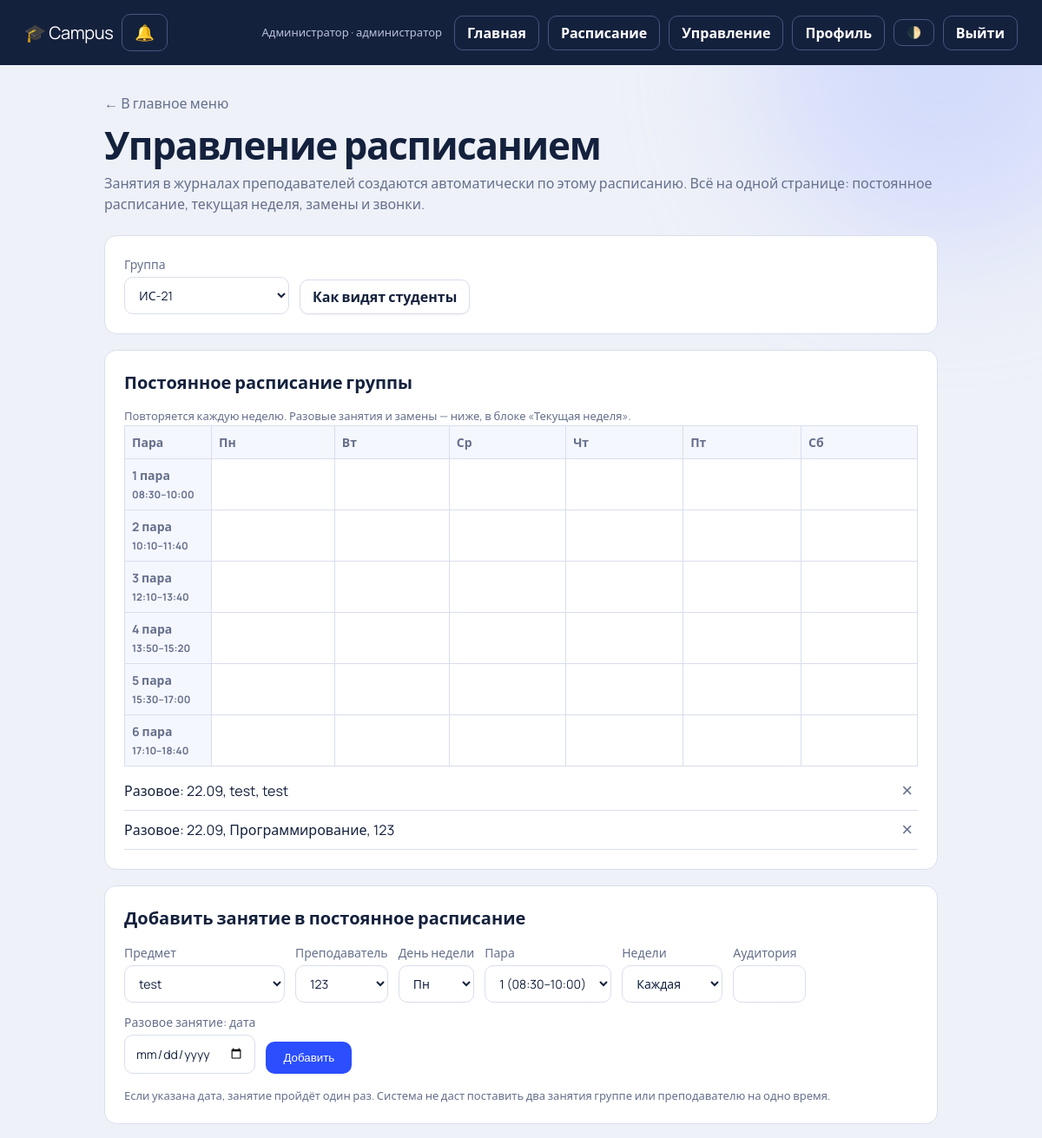
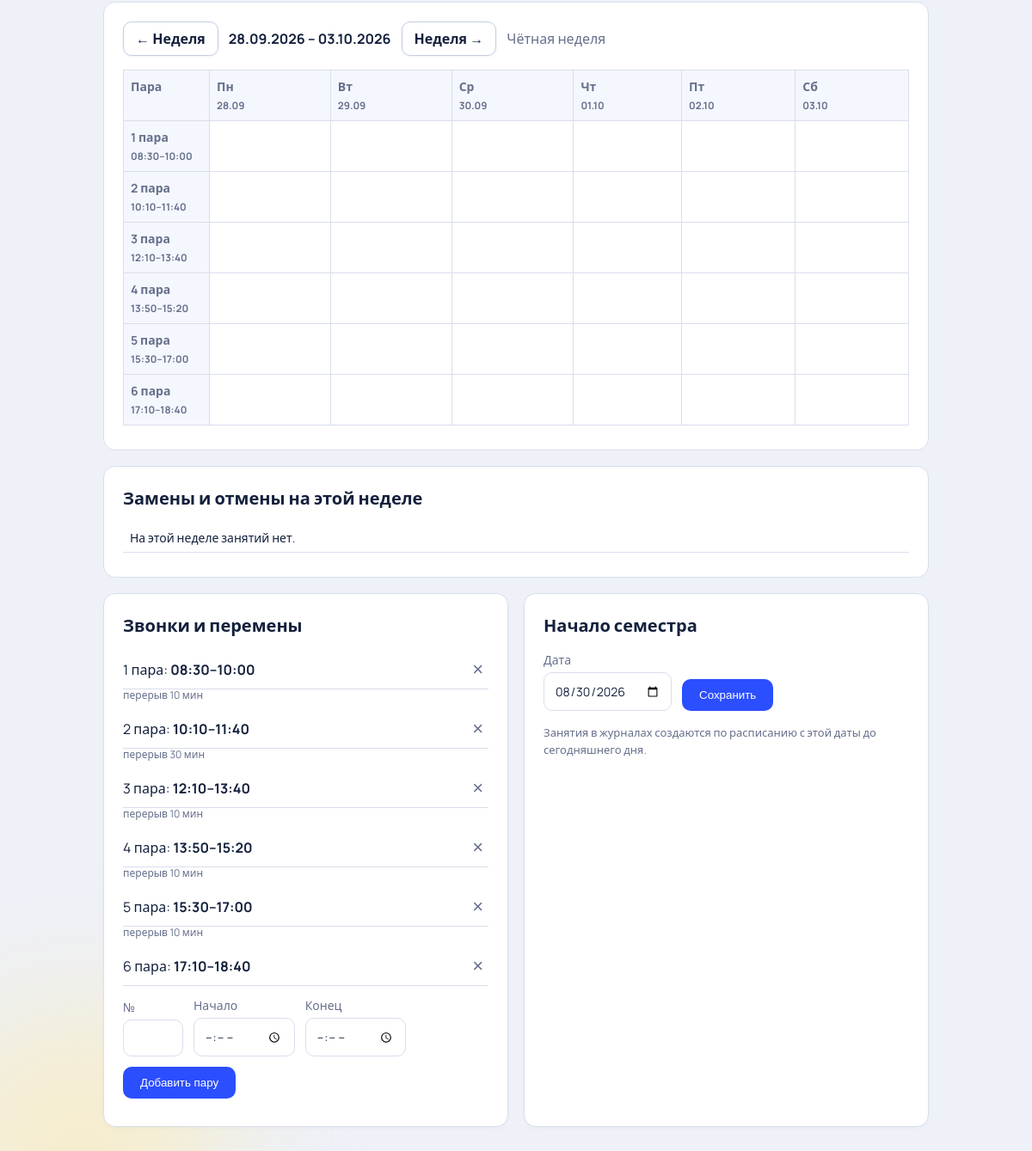
The page /dispatcher (signed in) on the database its author committed (2 pictures, top to bottom).
### tables this page shows
CREATE TABLE bells(id INTEGER PRIMARY KEY, num INTEGER UNIQUE NOT NULL, start TEXT NOT NULL, end TEXT NOT NULL);

CREATE TABLE schedule(id INTEGER PRIMARY KEY,
  group_id INTEGER NOT NULL REFERENCES groups(id) ON DELETE CASCADE,
  subject_id INTEGER NOT NULL REFERENCES subjects(id) ON DELETE CASCADE,
  teacher_id INTEGER NOT NULL REFERENCES users(id) ON DELETE CASCADE,
  bell_id INTEGER NOT NULL REFERENCES bells(id) ON DELETE CASCADE,
  weekday INTEGER, day TEXT, room TEXT DEFAULT '', parity INTEGER NOT NULL DEFAULT 0);

CREATE TABLE subjects(id INTEGER PRIMARY KEY, name TEXT UNIQUE NOT NULL);

CREATE TABLE users(id INTEGER PRIMARY KEY, login TEXT UNIQUE NOT NULL, pw TEXT NOT NULL, name TEXT NOT NULL,
  role TEXT NOT NULL, group_id INTEGER REFERENCES groups(id));

CREATE TABLE settings(key TEXT PRIMARY KEY, value TEXT);

### campus/app.py (the view)
@app.route("/dispatcher")
@role("dispatcher", "admin")
def dispatcher():
    d = db()
    groups = d.execute("SELECT * FROM groups ORDER BY name").fetchall()
    gid = request.args.get("group", type=int) or (groups[0]["id"] if groups else None)
    view = request.args.get("view") or "week"  # kept for compatibility, UI now shows both
    off = request.args.get("week", 0, type=int)
    mon = date.today() - timedelta(days=date.today().weekday()) + timedelta(weeks=off)
    grid, once, occ, wgrid = {}, [], [], {}
    if gid:
        for e in d.execute("""SELECT s.*, sub.name sname, t.name tname FROM schedule s JOIN subjects sub ON sub.id=s.subject_id
                JOIN users t ON t.id=s.teacher_id WHERE s.group_id=? ORDER BY s.parity""", (gid,)):
            if e["day"]: once.append(e)
            else: grid.setdefault((e["weekday"], e["bell_id"]), []).append(e)
        once.sort(key=lambda e: e["day"] or "")
        occ = occurrences(d, mon, mon + timedelta(days=5), gid=gid)
        for o in occ: wgrid.setdefault((o["weekday"], o["num"]), []).append(o)
    return render_template("dispatcher.html", groups=groups, gid=gid, view=view, off=off, grid=grid, once=once, occ=occ, wgrid=wgrid,
        dates=[mon + timedelta(days=i) for i in range(6)], wd=WD, term=setting(d, "term_start"),
        bells=bell_rows(d.execute("SELECT * FROM bells ORDER BY num").fetchall()),
        subjects=d.execute("SELECT * FROM subjects ORDER BY name").fetchall(),
        teachers=d.execute("SELECT id, name FROM users WHERE role='teacher' ORDER BY name").fetchall())

### campus/app.py (called while the page is built, shortened)
def db():
    if "db" not in g:
        g.db = sqlite3.connect(DB); g.db.row_factory = sqlite3.Row
        g.db.execute("PRAGMA foreign_keys=ON")
    return g.db

def role(*rs):
    def deco(f):
        @wraps(f)
        def wrap(*a, **k):
            if session.get("role") not in rs:
                return redirect(url_for("login"))
            return f(*a, **k)
        return wrap
    return deco

def setting(c, key):
    r = c.execute("SELECT value FROM settings WHERE key=?", (key,)).fetchone()
    return r[0] if r else None

def minutes(t):
    h, m = map(int, t.split(":"))
    return h * 60 + m

def gap_label(m):
    return f"перерыв {m} мин" if m <= 40 else f"окно {m // 60} ч {m % 60} мин" if m % 60 else f"окно {m // 60} ч"

def occurrences(c, start, end, gid=None, tid=None):
    bells = {b["id"]: b for b in c.execute("SELECT * FROM bells")}
    rows = c.execute("""SELECT s.*, g.name gname, sub.name sname, t.name tname FROM schedule s
      JOIN groups g ON g.id=s.group_id JOIN subjects sub ON sub.id=s.subject_id JOIN users t ON t.id=s.teacher_id""").fetchall()
    ch = {(x["schedule_id"], x["day"]): x for x in c.execute(
        "SELECT c.*, u.name tname FROM changes c LEFT JOIN users u ON u.id=c.teacher_id")}
    out, d = [], start
    while d <= end:
        iso, par = d.isoformat(), 1 if d.isocalendar()[1] % 2 else 2
        for s in rows:
            if s["day"]:
                if s["day"] != iso: continue
            elif s["weekday"] != d.weekday() or s["parity"] not in (0, par):
                continue
        d += timedelta(days=1)
    out.sort(key=lambda o: (o["day"], o["start"]))
    return out

@app.context_processor
def inject():
    unread = 0
    if session.get("uid"):
        try:
            r = db().execute("SELECT COUNT(*) FROM notifications WHERE user_id=? AND read=0",
                             (session["uid"],)).fetchone()
            unread = r[0] if r else 0
        except Exception:
            unread = 0
    return dict(now=datetime.now(), WDF=WDF, notif_unread=unread)

def bell_rows(bells):
    out = []
    for i, b in enumerate(bells):
        r = dict(b)
        if i:
            g = minutes(b["start"]) - minutes(bells[i - 1]["end"])
            r["gap_label"] = gap_label(g) if g > 0 else None
        out.append(r)
    return out

### templates/dispatcher.html (shortened to what this page needs)
{% extends "base.html" %}{% block title %}Управление расписанием — Campus{% endblock %}
{% block content %}{% macro ctx() %}<input type="hidden" name="group" value="{{ gid or '' }}"><input type="hidden" name="view" value="{{ view }}"><input type="hidden" name="week" value="{{ off }}">{% endmacro %}
{% macro del(act, id, msg='Удалить?') %}<form method="post" action="{{ url_for('dispatcher_act', act=act) }}" onsubmit="return confirm('{{ msg }}')"><input type="hidden" name="id" value="{{ id }}">{{ ctx() }}<button class="x" title="Удалить">×</button></form>{% endmacro %}
<a class="back" href="{{ url_for('index') }}">← В главное меню</a><h1 class="in">Управление расписанием</h1>
<p class="sub in" style="--i:1">Занятия в журналах преподавателей создаются автоматически по этому расписанию. Всё на одной странице: постоянное расписание, текущая неделя, замены и звонки.</p>
<form method="get" class="card in row" style="--i:2">
<label>Группа<select name="group" onchange="this.form.submit()"><option value="">— выберите группу —</option>{% for g in groups %}<option value="{{ g.id }}" {% if g.id == gid %} selected{% endif %}>{{ g.name }}</option>{% endfor %}</select></label>
<a class="btn ghost" style="color:var(--ink);border-color:var(--line)" href="{{ url_for('schedule', group=gid) }}">Как видят студенты</a>
</form>
{% if gid %}
<div class="card in" style="--i:3">
<h2>Постоянное расписание группы</h2>
<p class="hint" style="margin-top:0">Повторяется каждую неделю. Разовые занятия и замены — ниже, в блоке «Текущая неделя».</p>
<div class="scroll"><table class="grid-s" style="min-width:860px"><thead><tr><th style="width:110px">Пара</th>{% for w in range(6) %}<th>{{ wd[w] }}</th>{% endfor %}</tr></thead><tbody>
{% for b in bells %}<tr><th>{{ b.num }} пара<br><small>{{ b.start }}–{{ b.end }}</small></th>{% for w in range(6) %}<td></td>{% endfor %}</tr>{% endfor %}</tbody></table></div>
{% for e in once %}<div class="li"><span>Разовое: {{ e.day[8:10] }}.{{ e.day[5:7] }}, {{ e.sname }}, {{ e.tname }}</span>{{ del('entry_del', e.id) }}</div>{% endfor %}
</div>
<div class="card in" style="--i:4">
<h2>Добавить занятие в постоянное расписание</h2>
<form class="row" method="post" action="{{ url_for('dispatcher_act', act='entry') }}">{{ ctx() }}
<label>Предмет<select name="subject_id" required>{% for s in subjects %}<option value="{{ s.id }}">{{ s.name }}</option>{% endfor %}</select></label>
<label>Преподаватель<select name="teacher_id" required>{% for t in teachers %}<option value="{{ t.id }}">{{ t.name }}</option>{% endfor %}</select></label>
<label>День недели<select name="weekday">{% for w in range(6) %}<option value="{{ w }}">{{ wd[w] }}</option>{% endfor %}</select></label>
<label>Пара<select name="bell_id">{% for b in bells %}<option value="{{ b.id }}">{{ b.num }} ({{ b.start }}–{{ b.end }})</option>{% endfor %}</select></label>
<label>Недели<select name="parity"><option value="0">Каждая</option><option value="1">Нечётные</option><option value="2">Чётные</option></select></label>
<label>Аудитория<input name="room" size="6"></label>
<label>Разовое занятие: дата<input type="date" name="day"></label>
<button class="btn">Добавить</button>
</form>
<p class="hint">Если указана дата, занятие пройдёт один раз. Система не даст поставить два занятия группе или преподавателю на одно время.</p>
</div>
<div class="card in" style="--i:5">
<div class="wk">
<a class="btn ghost" style="color:var(--ink);border-color:var(--line)" href="{{ url_for('dispatcher', group=gid, view='week', week=off - 1) }}">← Неделя</a>
<b>{{ dates[0].strftime('%d.%m.%Y') }} – {{ dates[5].strftime('%d.%m.%Y') }}</b>
<a class="btn ghost" style="color:var(--ink);border-color:var(--line)" href="{{ url_for('dispatcher', group=gid, view='week', week=off + 1) }}">Неделя →</a>
<span class="sub" style="margin:0">{{ 'Нечётная' if dates[0].isocalendar()[1] % 2 else 'Чётная' }} неделя</span>
</div>
<div class="scroll"><table class="grid-s" style="min-width:860px"><thead><tr><th style="width:110px">Пара</th>{% for w in range(6) %}<th>{{ wd[w] }}<br><small>{{ dates[w].strftime('%d.%m') }}</small></th>{% endfor %}</tr></thead><tbody>
{% for b in bells %}<tr><th>{{ b.num }} пара<br><small>{{ b.start }}–{{ b.end }}</small></th>{% for w in range(6) %}<td></td>{% endfor %}</tr>{% endfor %}</tbody></table></div>
</div>
<div class="card in" style="--i:6">
<h2>Замены и отмены на этой неделе</h2>
<div class="scroll"><table class="tbl compact"><tbody>
{% for o in occ %}<tr>
<td>{{ o.day[8:10] }}.{{ o.day[5:7] }}<br><small>{{ wd[o.weekday] }}</small></td>
<td>{{ o.num }} пара<br><small>{{ o.start }}–{{ o.end }}</small></td>
<td><b>{{ o.sname }}</b>{{ badge(o) }}<br><small>{{ o.tname }}, ауд. {{ o.room or '—' }}{% if o.note %}. {{ o.note }}{% endif %}</small></td>
<td><div class="chg">
<form class="chg" method="post" action="{{ url_for('dispatcher_act', act='change') }}">{{ ctx() }}
<input type="hidden" name="schedule_id" value="{{ o.id }}"><input type="hidden" name="day" value="{{ o.day }}">
<select name="kind"><option value="replace">Замена</option><option value="cancel">Отмена</option></select>
<select name="teacher_id"><option value="">Тот же преподаватель</option>{% for t in teachers %}<option value="{{ t.id }}">{{ t.name }}</option>{% endfor %}</select>
<input name="room" placeholder="Новая аудитория" size="10"><input name="note" placeholder="Причина" size="12">
<button class="btn">Применить</button>
</form>
{% if o.chid %}{{ del('change_del', o.chid, 'Снять замену или отмену?') }}{% endif %}
</div></td>
</tr>
{% else %}<tr><td colspan="4">На этой неделе занятий нет.</td></tr>{% endfor %}
</tbody></table></div>
</div>
{% else %}
<div class="card in" style="--i:3"><p class="sub" style="margin:0">Выберите группу, чтобы редактировать расписание.</p></div>
{% endif %}
<div class="two">
<div class="card in" style="--i:7">
<h2>Звонки и перемены</h2>
{% for b in bells %}{% if b.gap_label %}<div class="gap" style="text-align:left">{{ b.gap_label }}</div>{% endif %}
<div class="li"><span>{{ b.num }} пара: <b>{{ b.start }}–{{ b.end }}</b></span>{{ del('bell_del', b.id, 'Удалить пару? Все занятия расписания в это время будут удалены.') }}</div>
{% endfor %}
<form class="row" style="margin-top:12px" method="post" action="{{ url_for('dispatcher_act', act='bell') }}">{{ ctx() }}
<label>№<input name="num" type="number" min="1" style="width:70px" required></label>
<label>Начало<input name="start" type="time" required></label>
<label>Конец<input name="end" type="time" required></label>
<button class="btn">Добавить пару</button>
</form>
</div>
<div class="card in" style="--i:8">
<h2>Начало семестра</h2>
<form class="row" method="post" action="{{ url_for('dispatcher_act', act='term') }}">{{ ctx() }}
<label>Дата<input type="date" name="value" value="{{ term }}"></label>
<button class="btn">Сохранить</button>
</form>
<p class="hint">Занятия в журналах создаются по расписанию с этой даты до сегодняшнего дня.</p>
</div>
</div>
{% endblock %}

### static/style.css (style rules this page uses)
:root { --bg:#eef1f8;--ink:#14213d;--mut:#66708c;--line:#d9deec;--card:#fff;--a:#2b4eff;--hl:#ffd84d;--ok:#1fa971;--bad:#e5484d }
* { box-sizing:border-box;margin:0 }
body { font-family:Manrope,"Segoe UI",system-ui,sans-serif;background:var(--bg);color:var(--ink);min-height:100vh;line-height:1.5 }
h1 { font-size:clamp(28px,5vw,44px);letter-spacing:-.03em;line-height:1.1;margin-bottom:8px }
h2 { font-size:20px;margin-bottom:14px }
.sub { color:var(--mut);margin-bottom:24px }
.card { background:var(--card);border:1px solid var(--line);border-radius:14px;padding:22px;margin-bottom:18px }
.in { animation:up .7s cubic-bezier(.2,.8,.2,1) both;animation-delay:calc(var(--i,0)*90ms) }
.btn { display:inline-block;border:0;cursor:pointer;background:var(--a);color:#fff;padding:11px 20px;border-radius:10px;font:600 15px inherit;text-decoration:none;transition:transform .2s,box-shadow .2s }
.btn.ghost { background:transparent;border:1px solid var(--line);color:var(--ink);padding:7px 14px }
input,select,textarea { font:inherit;padding:10px 12px;border:1px solid var(--line);border-radius:10px;background:var(--card);color:var(--ink);transition:border-color .2s,box-shadow .2s }
input::placeholder,textarea::placeholder { color:var(--mut) }
select option { background:var(--card);color:var(--ink) }
select option:checked,select option:hover,select option:focus { background:var(--a);color:#ffffff }
.row { display:flex;gap:12px;flex-wrap:wrap;align-items:end }
.row label { display:flex;flex-direction:column;gap:4px;font-size:14px;color:var(--mut) }
.tbl { width:100%;border-collapse:collapse }
.tbl td,.tbl th { padding:12px 10px;border-bottom:1px solid var(--line);text-align:left }
.tbl tr { transition:background .2s }
.hint { font-size:13px;color:var(--mut);margin-top:16px }
.back { color:var(--mut);text-decoration:none;display:inline-block;margin-bottom:12px }
.scroll { overflow-x:auto;padding-bottom:6px }
.two { display:grid;grid-template-columns:repeat(auto-fit,minmax(340px,1fr));gap:18px;margin-bottom:18px }
.two .card { margin:0 }
.li { display:flex;align-items:center;gap:10px;padding:8px 0;border-bottom:1px solid var(--line) }
.li span { flex:1 }
.li form { margin:0 }
.card form.row { margin-bottom:10px }
.x { border:0;background:none;color:var(--mut);font-size:22px;cursor:pointer;transition:color .2s,transform .3s }

### static/extra.css (style rules this page uses)
.gap { text-align:center;font-size:12px;color:var(--mut);margin:-2px 0 8px }
.wk { display:flex;gap:12px;align-items:center;flex-wrap:wrap;margin-bottom:16px }
.grid-s { width:100%;border-collapse:collapse;table-layout:fixed;background:var(--card) }
.grid-s th,.grid-s td { border:1px solid var(--line);padding:8px;vertical-align:top;font-size:14px;text-align:left;background:var(--card);color:var(--ink) }
.grid-s th { background:#f5f7fe;color:var(--mut) }
.it,.ent,.li,.pill,.day { min-width:0;overflow-wrap:anywhere }
.compact th,.compact td { padding:6px 8px;font-size:14px }
select { color-scheme:light }
select option { background:#ffffff;color:#14213d }
select option:checked { background:#2b4eff;color:#ffffff }
html:not([data-theme=dark]) input, html:not([data-theme=dark]) select, html:not([data-theme=dark]) textarea { background:#ffffff !important; color:#14213d !important; color-scheme:light; }
html:not([data-theme=dark]) select option { background:#fff;color:#14213d }
* { scrollbar-width: thin; scrollbar-color: #9aa3bd transparent; }
.grid-s { table-layout: auto; }
.grid-s th, .grid-s td { overflow-wrap: anywhere; word-break: break-word; vertical-align: top; max-width: 160px; }
.grid-s th:first-child, .grid-s td:first-child { max-width: 100px; min-width: 80px; white-space: normal; }
.tbl.compact td { white-space: normal; vertical-align: top; }
.btn.ghost { background: #ffffff !important; border: 1.5px solid var(--line) !important; color: var(--ink) !important; box-shadow: 0 1px 3px rgba(20,33,61,.06); font-weight: 600; }
.wk .btn.ghost, .wk a.btn.ghost { background: #fff !important; border: 1.5px solid #c5cde3 !important; color: var(--ink) !important; min-width: 110px; text-align: center; }
.two > .card { border: 1.5px solid var(--line); box-shadow: 0 2px 8px -4px rgba(20,33,61,.08); }

### rows shown on the page
bells: num "1", start "08:30", end "10:00"
bells: num "2", start "10:10", end "11:40", gap_label "перерыв 10 мин"
bells: num "3", start "12:10", end "13:40", gap_label "перерыв 30 мин"
bells: num "4", start "13:50", end "15:20", gap_label "перерыв 10 мин"
bells: num "5", start "15:30", end "17:00", gap_label "перерыв 10 мин"
bells: num "6", start "17:10", end "18:40", gap_label "перерыв 10 мин"
schedule: day "22", day "09", sname "test", tname "test"
schedule: day "22", day "09", sname "Программирование", tname "123"
settings: value "08/30/2026"

### other values the page prints
{{ session.name }} "Администратор"
{{ wd[w] }} "Пн" "Вт" "Ср" "Чт" "Пт" "Сб"
{{ dates[0].strftime('%d.%m.%Y') }} "28.09.2026"
{{ dates[5].strftime('%d.%m.%Y') }} "03.10.2026"
{{ 'Нечётная' if dates[0].isocalendar()[1] % 2 else 'Чётная' }} "Чётная"
{{ dates[w].strftime('%d.%m') }} "28.09" "29.09" "30.09" "01.10" "02.10" "03.10"
form field group "ИС-21"
form field subject_id "test"
form field teacher_id "123"
form field weekday "Пн"
form field bell_id "1 (08:30–10:00)"
